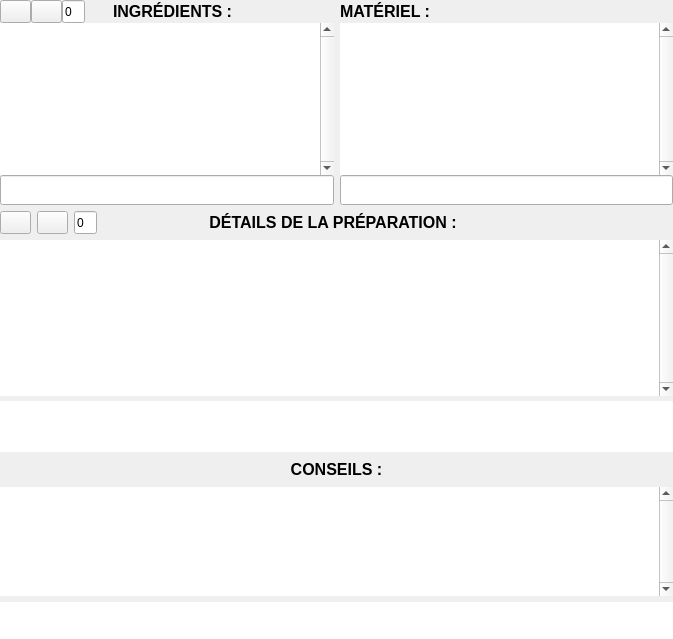
          <widget class="QWidget" name="scrollAreaWidgetContents">
           <property name="geometry">
            <rect>
             <x>0</x>
             <y>0</y>
             <width>673</width>
             <height>639</height>
            </rect>
           </property>
           <layout class="QVBoxLayout" name="verticalLayout_6">
            <property name="leftMargin">
             <number>0</number>
            </property>
            <property name="topMargin">
             <number>0</number>
            </property>
            <property name="rightMargin">
             <number>0</number>
            </property>
            <property name="bottomMargin">
             <number>0</number>
            </property>
            <item>
             <widget class="QFrame" name="frameDroit">
              <property name="styleSheet">
               <string notr="true">QFrame {border: none;}</string>
              </property>
              <property name="frameShape">
               <enum>QFrame::StyledPanel</enum>
              </property>
              <property name="frameShadow">
               <enum>QFrame::Raised</enum>
              </property>
              <layout class="QHBoxLayout" name="horizontalLayout_9">
               <property name="leftMargin">
                <number>0</number>
               </property>
               <property name="topMargin">
                <number>0</number>
               </property>
               <property name="rightMargin">
                <number>0</number>
               </property>
               <property name="bottomMargin">
                <number>0</number>
               </property>
               <item>
                <layout class="QVBoxLayout" name="verticalLayout_5">
                 <item>
                  <layout class="QHBoxLayout" name="horizontalLayout_8">
                   <item>
                    <widget class="QWidget" name="wgIngr" native="true">
                     <property name="minimumSize">
                      <size>
                       <width>318</width>
                       <height>201</height>
                      </size>
                     </property>
                     <property name="maximumSize">
                      <size>
                       <width>16777215</width>
                       <height>300</height>
                      </size>
                     </property>
                     <property name="styleSheet">
                      <string notr="true">s</string>
                     </property>
                     <layout class="QHBoxLayout" name="horizontalLayout_6">
                      <property name="leftMargin">
                       <number>0</number>
                      </property>
                      <property name="topMargin">
                       <number>0</number>
                      </property>
                      <property name="rightMargin">
                       <number>0</number>
                      </property>
                      <property name="bottomMargin">
                       <number>0</number>
                      </property>
                      <item>
                       <layout class="QVBoxLayout" name="verticalLayout_3">
                        <property name="spacing">
                         <number>0</number>
                        </property>
                        <item>
                         <layout class="QHBoxLayout" name="horizontalLayout_5">
                          <item>
                           <widget class="QPushButton" name="ingrListMoins">
                            <property name="minimumSize">
                             <size>
                              <width>31</width>
                              <height>23</height>
                             </size>
                            </property>
                            <property name="maximumSize">
                             <size>
                              <width>31</width>
                              <height>23</height>
                             </size>
                            </property>
                            <property name="text">
                             <string/>
                            </property>
                            <property name="icon">
                             <iconset resource="Ressources.qrc">
                              <normaloff>:/images/format-indent-less.png</normaloff>:/images/format-indent-less.png</iconset>
                            </property>
                            <property name="iconSize">
                             <size>
                              <width>20</width>
                              <height>20</height>
                             </size>
                            </property>
                           </widget>
                          </item>
                          <item>
                           <widget class="QPushButton" name="ingrListPlus">
                            <property name="minimumSize">
                             <size>
                              <width>31</width>
                              <height>23</height>
                             </size>
                            </property>
                            <property name="maximumSize">
                             <size>
                              <width>31</width>
                              <height>23</height>
                             </size>
                            </property>
                            <property name="text">
                             <string/>
                            </property>
                            <property name="icon">
                             <iconset resource="Ressources.qrc">
                              <normaloff>:/images/format-indent-more.png</normaloff>:/images/format-indent-more.png</iconset>
                            </property>
                            <property name="iconSize">
                             <size>
                              <width>20</width>
                              <height>20</height>
                             </size>
                            </property>
                           </widget>
                          </item>
                          <item>
                           <widget class="QLineEdit" name="ingrListShow">
                            <property name="minimumSize">
                             <size>
                              <width>23</width>
                              <height>23</height>
                             </size>
                            </property>
                            <property name="maximumSize">
                             <size>
                              <width>23</width>
                              <height>23</height>
                             </size>
                            </property>
                            <property name="text">
                             <string>0</string>
                            </property>
                           </widget>
                          </item>
                          <item>
                           <spacer name="horizontalSpacer_5">
                            <property name="orientation">
                             <enum>Qt::Horizontal</enum>
                            </property>
                            <property name="sizeType">
                             <enum>QSizePolicy::Fixed</enum>
                            </property>
                            <property name="sizeHint" stdset="0">
                             <size>
                              <width>28</width>
                              <height>20</height>
                             </size>
                            </property>
                           </spacer>
                          </item>
                          <item>
                           <widget class="QLabel" name="label_18">
                            <property name="minimumSize">
                             <size>
                              <width>188</width>
                              <height>23</height>
                             </size>
                            </property>
                            <property name="maximumSize">
                             <size>
                              <width>16777215</width>
                              <height>23</height>
                             </size>
                            </property>
                            <property name="font">
                             <font>
                              <pointsize>12</pointsize>
                             </font>
                            </property>
                            <property name="text">
                             <string>&lt;html&gt;&lt;head/&gt;&lt;body&gt;&lt;p&gt;&lt;span style=&quot; font-weight:600;&quot;&gt;INGRÉDIENTS :&lt;/span&gt;&lt;/p&gt;&lt;/body&gt;&lt;/html&gt;</string>
                            </property>
                           </widget>
                          </item>
                         </layout>
                        </item>
                        <item>
                         <widget class="QListView" name="listIngr">
                          <property name="minimumSize">
                           <size>
                            <width>318</width>
                            <height>138</height>
                           </size>
                          </property>
                          <property name="contextMenuPolicy">
                           <enum>Qt::CustomContextMenu</enum>
                          </property>
                          <property name="verticalScrollBarPolicy">
                           <enum>Qt::ScrollBarAlwaysOn</enum>
                          </property>
                          <property name="horizontalScrollBarPolicy">
                           <enum>Qt::ScrollBarAsNeeded</enum>
                          </property>
                          <property name="selectionMode">
                           <enum>QAbstractItemView::ExtendedSelection</enum>
                          </property>
                         </widget>
                        </item>
                        <item>
                         <widget class="MyLineEdit" name="editIngr">
                          <property name="minimumSize">
                           <size>
                            <width>318</width>
                            <height>30</height>
                           </size>
                          </property>
                          <property name="maximumSize">
                           <size>
                            <width>16777215</width>
                            <height>30</height>
                           </size>
                          </property>
                          <property name="contextMenuPolicy">
                           <enum>Qt::CustomContextMenu</enum>
                          </property>
                          <property name="styleSheet">
                           <string notr="true"/>
                          </property>
                         </widget>
                        </item>
                       </layout>
                      </item>
                     </layout>
                    </widget>
                   </item>
                   <item>
                    <widget class="QWidget" name="wgMat" native="true">
                     <property name="minimumSize">
                      <size>
                       <width>318</width>
                       <height>201</height>
                      </size>
                     </property>
                     <property name="maximumSize">
                      <size>
                       <width>16777215</width>
                       <height>300</height>
                      </size>
                     </property>
                     <layout class="QHBoxLayout" name="horizontalLayout_7">
                      <property name="leftMargin">
                       <number>0</number>
                      </property>
                      <property name="topMargin">
                       <number>0</number>
                      </property>
                      <property name="rightMargin">
                       <number>0</number>
                      </property>
                      <property name="bottomMargin">
                       <number>0</number>
                      </property>
                      <item>
                       <layout class="QVBoxLayout" name="verticalLayout_4">
                        <property name="spacing">
                         <number>0</number>
                        </property>
                        <item>
                         <widget class="QLabel" name="label_19">
                          <property name="minimumSize">
                           <size>
                            <width>318</width>
                            <height>23</height>
                           </size>
                          </property>
                          <property name="maximumSize">
                           <size>
                            <width>16777215</width>
                            <height>23</height>
                           </size>
                          </property>
                          <property name="font">
                           <font>
                            <pointsize>12</pointsize>
                           </font>
                          </property>
                          <property name="text">
                           <string>&lt;html&gt;&lt;head/&gt;&lt;body&gt;&lt;p&gt;&lt;span style=&quot; font-weight:600;&quot;&gt;MATÉRIEL :&lt;/span&gt;&lt;/p&gt;&lt;/body&gt;&lt;/html&gt;</string>
                          </property>
                         </widget>
                        </item>
                        <item>
                         <widget class="QListView" name="listMat">
                          <property name="minimumSize">
                           <size>
                            <width>318</width>
                            <height>138</height>
                           </size>
                          </property>
                          <property name="contextMenuPolicy">
                           <enum>Qt::CustomContextMenu</enum>
                          </property>
                          <property name="verticalScrollBarPolicy">
                           <enum>Qt::ScrollBarAlwaysOn</enum>
                          </property>
                          <property name="selectionMode">
                           <enum>QAbstractItemView::ExtendedSelection</enum>
                          </property>
                         </widget>
                        </item>
                        <item>
                         <widget class="MyLineEdit" name="editMat">
                          <property name="minimumSize">
                           <size>
                            <width>318</width>
                            <height>30</height>
                           </size>
                          </property>
                          <property name="maximumSize">
                           <size>
                            <width>16777215</width>
                            <height>30</height>
                           </size>
                          </property>
                          <property name="contextMenuPolicy">
                           <enum>Qt::CustomContextMenu</enum>
                          </property>
                         </widget>
                        </item>
                       </layout>
                      </item>
                     </layout>
                    </widget>
                   </item>
                  </layout>
                 </item>
                 <item>
                  <widget class="QWidget" name="wgPrep" native="true">
                   <property name="minimumSize">
                    <size>
                     <width>644</width>
                     <height>241</height>
                    </size>
                   </property>
                   <layout class="QHBoxLayout" name="horizontalLayout_4">
                    <property name="leftMargin">
                     <number>0</number>
                    </property>
                    <property name="topMargin">
                     <number>0</number>
                    </property>
                    <property name="rightMargin">
                     <number>0</number>
                    </property>
                    <property name="bottomMargin">
                     <number>0</number>
                    </property>
                    <item>
                     <layout class="QVBoxLayout" name="verticalLayout_2">
                      <item>
                       <layout class="QHBoxLayout" name="horizontalLayout_3">
                        <item>
                         <widget class="QPushButton" name="prepListMoins">
                          <property name="minimumSize">
                           <size>
                            <width>31</width>
                            <height>23</height>
                           </size>
                          </property>
                          <property name="maximumSize">
                           <size>
                            <width>31</width>
                            <height>23</height>
                           </size>
                          </property>
                          <property name="text">
                           <string/>
                          </property>
                          <property name="icon">
                           <iconset resource="Ressources.qrc">
                            <normaloff>:/images/format-indent-less.png</normaloff>:/images/format-indent-less.png</iconset>
                          </property>
                          <property name="iconSize">
                           <size>
                            <width>20</width>
                            <height>20</height>
                           </size>
                          </property>
                         </widget>
                        </item>
                        <item>
                         <widget class="QPushButton" name="prepListPlus">
                          <property name="minimumSize">
                           <size>
                            <width>31</width>
                            <height>23</height>
                           </size>
                          </property>
                          <property name="maximumSize">
                           <size>
                            <width>31</width>
                            <height>23</height>
                           </size>
                          </property>
                          <property name="text">
                           <string/>
                          </property>
                          <property name="icon">
                           <iconset resource="Ressources.qrc">
                            <normaloff>:/images/format-indent-more.png</normaloff>:/images/format-indent-more.png</iconset>
                          </property>
                          <property name="iconSize">
                           <size>
                            <width>20</width>
                            <height>20</height>
                           </size>
                          </property>
                         </widget>
                        </item>
                        <item>
                         <widget class="QLineEdit" name="prepListShow">
                          <property name="minimumSize">
                           <size>
                            <width>23</width>
                            <height>23</height>
                           </size>
                          </property>
                          <property name="maximumSize">
                           <size>
                            <width>23</width>
                            <height>23</height>
                           </size>
                          </property>
                          <property name="text">
                           <string>0</string>
                          </property>
                         </widget>
                        </item>
                        <item>
                         <widget class="QLabel" name="label_20">
                          <property name="minimumSize">
                           <size>
                            <width>446</width>
                            <height>23</height>
                           </size>
                          </property>
                          <property name="maximumSize">
                           <size>
                            <width>16777215</width>
                            <height>23</height>
                           </size>
                          </property>
                          <property name="font">
                           <font>
                            <pointsize>12</pointsize>
                           </font>
                          </property>
                          <property name="text">
                           <string>&lt;html&gt;&lt;head/&gt;&lt;body&gt;&lt;p align=&quot;center&quot;&gt;&lt;span style=&quot; font-weight:600;&quot;&gt;DÉTAILS DE LA PRÉPARATION :&lt;/span&gt;&lt;/p&gt;&lt;/body&gt;&lt;/html&gt;</string>
                          </property>
                         </widget>
                        </item>
                        <item>
                         <spacer name="horizontalSpacer_2">
                          <property name="orientation">
                           <enum>Qt::Horizontal</enum>
                          </property>
                          <property name="sizeType">
                           <enum>QSizePolicy::Fixed</enum>
                          </property>
                          <property name="sizeHint" stdset="0">
                           <size>
                            <width>110</width>
                            <height>23</height>
                           </size>
                          </property>
                         </spacer>
                        </item>
                       </layout>
                      </item>
                      <item>
                       <widget class="QListView" name="listPrep">
                        <property name="minimumSize">
                         <size>
                          <width>644</width>
                          <height>156</height>
                         </size>
                        </property>
                        <property name="contextMenuPolicy">
                         <enum>Qt::CustomContextMenu</enum>
                        </property>
                        <property name="verticalScrollBarPolicy">
                         <enum>Qt::ScrollBarAlwaysOn</enum>
                        </property>
                        <property name="selectionMode">
                         <enum>QAbstractItemView::ExtendedSelection</enum>
                        </property>
                       </widget>
                      </item>
                      <item>
                       <widget class="MyPlainTextEdit" name="editPrep">
                        <property name="minimumSize">
                         <size>
                          <width>644</width>
                          <height>51</height>
                         </size>
                        </property>
                        <property name="maximumSize">
                         <size>
                          <width>16777215</width>
                          <height>51</height>
                         </size>
                        </property>
                        <property name="contextMenuPolicy">
                         <enum>Qt::CustomContextMenu</enum>
                        </property>
                       </widget>
                      </item>
                     </layout>
                    </item>
                   </layout>
                  </widget>
                 </item>
                 <item>
                  <widget class="QWidget" name="wgCons" native="true">
                   <property name="minimumSize">
                    <size>
                     <width>644</width>
                     <height>171</height>
                    </size>
                   </property>
                   <property name="maximumSize">
                    <size>
                     <width>16777215</width>
                     <height>220</height>
                    </size>
                   </property>
                   <property name="sizeIncrement">
                    <size>
                     <width>0</width>
                     <height>0</height>
                    </size>
                   </property>
                   <layout class="QHBoxLayout" name="horizontalLayout_2">
                    <property name="leftMargin">
                     <number>0</number>
                    </property>
                    <property name="topMargin">
                     <number>0</number>
                    </property>
                    <property name="rightMargin">
                     <number>0</number>
                    </property>
                    <property name="bottomMargin">
                     <number>0</number>
                    </property>
                    <item>
                     <layout class="QVBoxLayout" name="verticalLayout">
                      <item>
                       <widget class="QLabel" name="label_21">
                        <property name="minimumSize">
                         <size>
                          <width>644</width>
                          <height>23</height>
                         </size>
                        </property>
                        <property name="maximumSize">
                         <size>
                          <width>16777215</width>
                          <height>23</height>
                         </size>
                        </property>
                        <property name="font">
                         <font>
                          <pointsize>12</pointsize>
                         </font>
                        </property>
                        <property name="text">
                         <string>&lt;html&gt;&lt;head/&gt;&lt;body&gt;&lt;p align=&quot;center&quot;&gt;&lt;span style=&quot; font-weight:600;&quot;&gt;CONSEILS :&lt;/span&gt;&lt;/p&gt;&lt;/body&gt;&lt;/html&gt;</string>
                        </property>
                       </widget>
                      </item>
                      <item>
                       <widget class="QListView" name="listCons">
                        <property name="minimumSize">
                         <size>
                          <width>644</width>
                          <height>102</height>
                         </size>
                        </property>
                        <property name="contextMenuPolicy">
                         <enum>Qt::CustomContextMenu</enum>
                        </property>
                        <property name="verticalScrollBarPolicy">
                         <enum>Qt::ScrollBarAlwaysOn</enum>
                        </property>
                        <property name="selectionMode">
                         <enum>QAbstractItemView::ExtendedSelection</enum>
                        </property>
                       </widget>
                      </item>
                      <item>
                       <widget class="MyPlainTextEdit" name="editCons">
                        <property name="minimumSize">
                         <size>
                          <width>644</width>
                          <height>37</height>
                         </size>
                        </property>
                        <property name="maximumSize">
                         <size>
                          <width>16777215</width>
                          <height>37</height>
                         </size>
                        </property>
                        <property name="contextMenuPolicy">
                         <enum>Qt::CustomContextMenu</enum>
                        </property>
                       </widget>
                      </item>
                     </layout>
                    </item>
                   </layout>
                  </widget>
                 </item>
                </layout>
               </item>
              </layout>
             </widget>
            </item>
           </layout>
          </widget>
